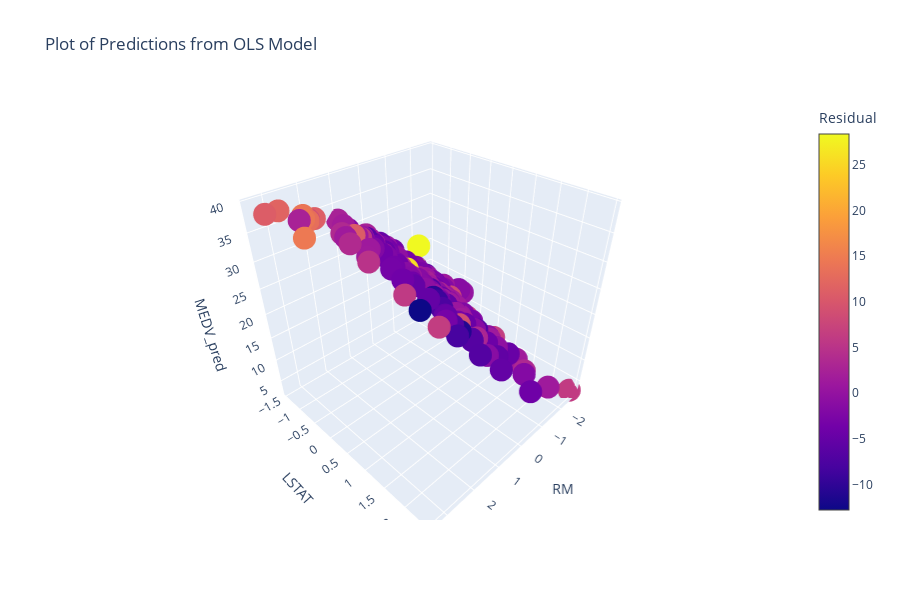

The notebook cell this image was saved under:
### Markdown cell above
### Building Models

#### Ordinary Least Squares (OLS) Regression
First we will start with the simplest of machine learning algorithms, the ordinary least squares linear regression model. We use the function to fit the model and test it against the assumptions, so that we can evaluate the strength of the model within context. We can also help diagnose model issues by plotting the predictions against the true values and plot the residuals as well.

The implementation of multiple linear regression with multiple features (independent variables) appears like so:

$$ y = \beta_0 + \beta_1x_1 + ... + \beta_nx_n $$ 

Where $y$ is the response, $x_i$ is the feature (or input variable), $\beta_0$ is the intercept, and $\beta_1$ through $\beta_n$ are the coefficients for each of the $n$ independent variables.

### Code cell
# Linear Regression Model
regr_LR = LinearRegression()

# Hyper-parameter tuning
parameters_LR = {'fit_intercept': [True, False], 'normalize': [True, False], 'copy_X': [True, False]}
grid_LR = GridSearchCV(estimator = regr_LR, param_grid = parameters_LR)
model_LR = grid_LR.fit(X_train, y_train)
predictions_LR = model_LR.predict(X_test)

# MSE 
mse_LR = round(mean_squared_error(y_test, predictions_LR), 3)
rmse_LR = round(np.sqrt(mse_LR), 3)
print("{} is the Mean Squared Error.".format(mse_LR))
print("{} is the Root Mean Squared Error.".format(rmse_LR))

# R-squared
r2_LR = round(model_LR.score(X_test, y_test), 3)
print("{} is the R-squared.".format(r2_LR))
    
# Residuals
residuals_LR = y_test - predictions_LR
residual_tests(residuals_LR)

# Plotting model diagnostics
plot_model_diagnostics(predictions_LR, y_test, residuals_LR)

# Plotting model
plot_3d_scatter(X_test, predictions_LR, y_test, x = 'RM', y = 'LSTAT', z = 'MEDV_pred',
               title = 'Plot of Predictions from OLS Model', color = 'Residual')

### Figure 1 — Plotly figure (JSON) as saved in the notebook; plotly's stock layout.template omitted (floating-point values rounded to 4 significant figures; data arrays with more than 128 entries replaced by an {"elided": "..."} marker saying what was removed)
{"data": [{"hoverlabel": {"namelength": 0}, "hovertemplate": "RM=%{x}<br>LSTAT=%{y}<br>MEDV_pred=%{z}<br>Residual=%{marker.color}", "legendgroup": "", "marker": {"color": {"elided": "152 float values"}, "coloraxis": "coloraxis", "symbol": "circle"}, "mode": "markers", "name": "", "scene": "scene", "showlegend": false, "type": "scatter3d", "x": {"elided": "152 float values"}, "y": {"elided": "152 float values"}, "z": {"elided": "152 float values"}}], "layout": {"coloraxis": {"colorbar": {"title": {"text": "Residual"}}, "colorscale": [[0, "#0d0887"], [0.1111, "#46039f"], [0.2222, "#7201a8"], [0.3333, "#9c179e"], [0.4444, "#bd3786"], [0.5556, "#d8576b"], [0.6667, "#ed7953"], [0.7778, "#fb9f3a"], [0.8889, "#fdca26"], [1, "#f0f921"]]}, "height": 600, "legend": {"tracegroupgap": 0}, "scene": {"domain": {"x": [0, 0.98], "y": [0, 1]}, "xaxis": {"title": {"text": "RM"}}, "yaxis": {"title": {"text": "LSTAT"}}, "zaxis": {"title": {"text": "MEDV_pred"}}}, "title": {"text": "Plot of Predictions from OLS Model"}}}
